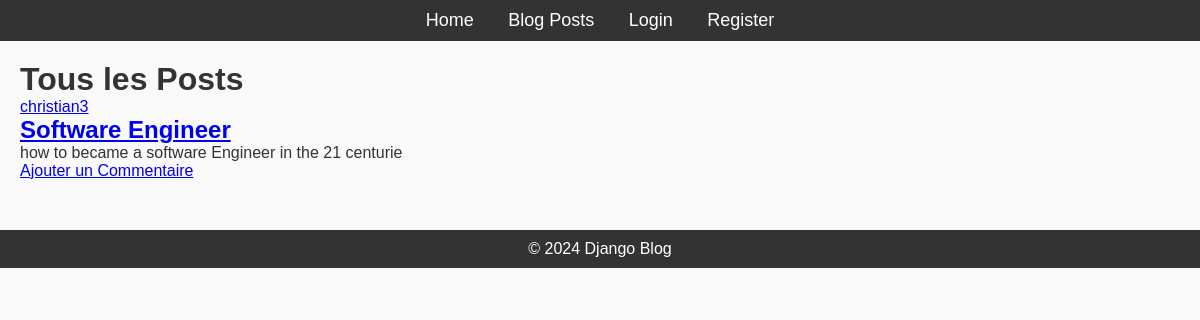
Page /post/ on the committed database.
### blog/models.py (models this page shows)
class Post(models.Model):
    title = models.CharField(max_length=200)
    content = models.TextField()
    published_date = models.DateTimeField(auto_now_add=True)
    author = models.ForeignKey(User, on_delete=models.CASCADE)

### blog/views.py (the view)
class PostListView(ListView):
    model = Post
    template_name = 'blog/home.html'  # <app>/<model>_<viewtype>.html
    context_object_name = 'posts'
    ordering = ['-published_date'] # Ordre : plus récent en premier
    paginate_by = 5 # Optionnel : ajoute la pagination

### blog/templates/blog/home.html (shortened to what this page needs)
{% extends "base.html" %}
{% block content %}
    <h1>Tous les Posts</h1>
    {% for post in posts %}
        <article class="media content-section">
            <div class="media-body">
                <div class="article-metadata">
                    <a class="mr-2" href="#">{{ post.author.username }}</a>
                </div>
                <h2><a class="article-title" href="{% url 'post-detail' post.id %}">{{ post.title }}</a></h2>
                <p class="article-content">{{ post.content|truncatechars:100 }}</p>
                <a href="{% url 'add-comment' post.id %}">Ajouter un Commentaire</a>
            </div>
        </article>
    {% endfor %}
{% endblock content %}

### blog/static/css/styles.css (style rules this page uses)
* { margin: 0; padding: 0; box-sizing: border-box; }
body { font-family: Arial, sans-serif; background-color: #f9f9f9; color: #333; }

### rows in the picture
Post: author.username "christian3", title "Software Engineer", content "how to became a software Engineer in the 21 centurie"
